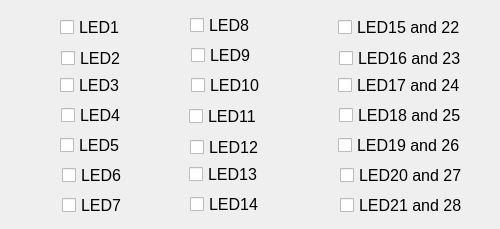
   <widget class="QWidget" name="tab">
    <attribute name="title">
     <string>LED</string>
    </attribute>
    <widget class="caLed" name="caled_5">
     <property name="geometry">
      <rect>
       <x>29</x>
       <y>11</y>
       <width>31</width>
       <height>34</height>
      </rect>
     </property>
     <property name="channel" stdset="0">
      <string notr="true">$(XX):LED_1</string>
     </property>
    </widget>
    <widget class="caLed" name="caled_6">
     <property name="geometry">
      <rect>
       <x>27</x>
       <y>70</y>
       <width>31</width>
       <height>30</height>
      </rect>
     </property>
     <property name="channel" stdset="0">
      <string notr="true">$(XX):LED_3</string>
     </property>
    </widget>
    <widget class="caToggleButton" name="catogglebutton_5">
     <property name="geometry">
      <rect>
       <x>60</x>
       <y>10</y>
       <width>80</width>
       <height>34</height>
      </rect>
     </property>
     <property name="font">
      <font>
       <pointsize>12</pointsize>
      </font>
     </property>
     <property name="text">
      <string>LED1</string>
     </property>
     <property name="channel" stdset="0">
      <string notr="true">$(XX):LED_1</string>
     </property>
     <property name="fontScaleMode" stdset="0">
      <enum>caToggleButton::None</enum>
     </property>
    </widget>
    <widget class="caToggleButton" name="catogglebutton_6">
     <property name="geometry">
      <rect>
       <x>60</x>
       <y>70</y>
       <width>81</width>
       <height>30</height>
      </rect>
     </property>
     <property name="font">
      <font>
       <pointsize>12</pointsize>
      </font>
     </property>
     <property name="text">
      <string>LED3</string>
     </property>
     <property name="channel" stdset="0">
      <string notr="true">$(XX):LED_3</string>
     </property>
     <property name="fontScaleMode" stdset="0">
      <enum>caToggleButton::None</enum>
     </property>
    </widget>
    <widget class="caLed" name="caled_10">
     <property name="geometry">
      <rect>
       <x>28</x>
       <y>40</y>
       <width>31</width>
       <height>30</height>
      </rect>
     </property>
     <property name="channel" stdset="0">
      <string notr="true">$(XX):LED_2</string>
     </property>
    </widget>
    <widget class="caLed" name="caled_11">
     <property name="geometry">
      <rect>
       <x>28</x>
       <y>100</y>
       <width>31</width>
       <height>30</height>
      </rect>
     </property>
     <property name="channel" stdset="0">
      <string notr="true">$(XX):LED_4</string>
     </property>
    </widget>
    <widget class="caToggleButton" name="catogglebutton_10">
     <property name="geometry">
      <rect>
       <x>61</x>
       <y>50</y>
       <width>74</width>
       <height>16</height>
      </rect>
     </property>
     <property name="font">
      <font>
       <pointsize>12</pointsize>
      </font>
     </property>
     <property name="text">
      <string>LED2</string>
     </property>
     <property name="channel" stdset="0">
      <string notr="true">$(XX):LED_2</string>
     </property>
     <property name="fontScaleMode" stdset="0">
      <enum>caToggleButton::None</enum>
     </property>
    </widget>
    <widget class="caToggleButton" name="catogglebutton_11">
     <property name="geometry">
      <rect>
       <x>61</x>
       <y>100</y>
       <width>81</width>
       <height>30</height>
      </rect>
     </property>
     <property name="font">
      <font>
       <pointsize>12</pointsize>
      </font>
     </property>
     <property name="text">
      <string>LED4</string>
     </property>
     <property name="channel" stdset="0">
      <string notr="true">$(XX):LED_4</string>
     </property>
     <property name="fontScaleMode" stdset="0">
      <enum>caToggleButton::None</enum>
     </property>
    </widget>
    <widget class="caToggleButton" name="catogglebutton_21">
     <property name="geometry">
      <rect>
       <x>190</x>
       <y>10</y>
       <width>81</width>
       <height>30</height>
      </rect>
     </property>
     <property name="font">
      <font>
       <pointsize>12</pointsize>
      </font>
     </property>
     <property name="text">
      <string>LED8</string>
     </property>
     <property name="channel" stdset="0">
      <string notr="true">$(XX):LED_8</string>
     </property>
     <property name="fontScaleMode" stdset="0">
      <enum>caToggleButton::None</enum>
     </property>
    </widget>
    <widget class="caLed" name="caled_17">
     <property name="geometry">
      <rect>
       <x>29</x>
       <y>190</y>
       <width>31</width>
       <height>30</height>
      </rect>
     </property>
     <property name="channel" stdset="0">
      <string notr="true">$(XX):LED_7</string>
     </property>
    </widget>
    <widget class="caToggleButton" name="catogglebutton_22">
     <property name="geometry">
      <rect>
       <x>62</x>
       <y>160</y>
       <width>81</width>
       <height>30</height>
      </rect>
     </property>
     <property name="font">
      <font>
       <pointsize>12</pointsize>
      </font>
     </property>
     <property name="text">
      <string>LED6</string>
     </property>
     <property name="channel" stdset="0">
      <string notr="true">$(XX):LED_6</string>
     </property>
     <property name="fontScaleMode" stdset="0">
      <enum>caToggleButton::None</enum>
     </property>
    </widget>
    <widget class="caLed" name="caled_18">
     <property name="geometry">
      <rect>
       <x>28</x>
       <y>130</y>
       <width>31</width>
       <height>30</height>
      </rect>
     </property>
     <property name="channel" stdset="0">
      <string notr="true">$(XX):LED_5</string>
     </property>
    </widget>
    <widget class="caToggleButton" name="catogglebutton_23">
     <property name="geometry">
      <rect>
       <x>62</x>
       <y>190</y>
       <width>81</width>
       <height>30</height>
      </rect>
     </property>
     <property name="font">
      <font>
       <pointsize>12</pointsize>
      </font>
     </property>
     <property name="text">
      <string>LED7</string>
     </property>
     <property name="channel" stdset="0">
      <string notr="true">$(XX):LED_7</string>
     </property>
     <property name="fontScaleMode" stdset="0">
      <enum>caToggleButton::None</enum>
     </property>
    </widget>
    <widget class="caLed" name="caled_19">
     <property name="geometry">
      <rect>
       <x>157</x>
       <y>10</y>
       <width>31</width>
       <height>30</height>
      </rect>
     </property>
     <property name="channel" stdset="0">
      <string notr="true">$(XX):LED_8</string>
     </property>
    </widget>
    <widget class="caLed" name="caled_20">
     <property name="geometry">
      <rect>
       <x>29</x>
       <y>160</y>
       <width>31</width>
       <height>30</height>
      </rect>
     </property>
     <property name="channel" stdset="0">
      <string notr="true">$(XX):LED_6</string>
     </property>
    </widget>
    <widget class="caToggleButton" name="catogglebutton_24">
     <property name="geometry">
      <rect>
       <x>60</x>
       <y>130</y>
       <width>81</width>
       <height>30</height>
      </rect>
     </property>
     <property name="font">
      <font>
       <pointsize>12</pointsize>
      </font>
     </property>
     <property name="text">
      <string>LED5</string>
     </property>
     <property name="channel" stdset="0">
      <string notr="true">$(XX):LED_5</string>
     </property>
     <property name="fontScaleMode" stdset="0">
      <enum>caToggleButton::None</enum>
     </property>
    </widget>
    <widget class="caLed" name="caled_21">
     <property name="geometry">
      <rect>
       <x>158</x>
       <y>70</y>
       <width>31</width>
       <height>30</height>
      </rect>
     </property>
     <property name="channel" stdset="0">
      <string notr="true">$(XX):LED_10</string>
     </property>
    </widget>
    <widget class="caLed" name="caled_22">
     <property name="geometry">
      <rect>
       <x>158</x>
       <y>40</y>
       <width>31</width>
       <height>30</height>
      </rect>
     </property>
     <property name="channel" stdset="0">
      <string notr="true">$(XX):LED_9</string>
     </property>
    </widget>
    <widget class="caToggleButton" name="catogglebutton_25">
     <property name="geometry">
      <rect>
       <x>191</x>
       <y>70</y>
       <width>81</width>
       <height>30</height>
      </rect>
     </property>
     <property name="font">
      <font>
       <pointsize>12</pointsize>
      </font>
     </property>
     <property name="text">
      <string>LED10</string>
     </property>
     <property name="channel" stdset="0">
      <string notr="true">$(XX):LED_10</string>
     </property>
     <property name="fontScaleMode" stdset="0">
      <enum>caToggleButton::None</enum>
     </property>
    </widget>
    <widget class="caToggleButton" name="catogglebutton_26">
     <property name="geometry">
      <rect>
       <x>191</x>
       <y>40</y>
       <width>81</width>
       <height>30</height>
      </rect>
     </property>
     <property name="font">
      <font>
       <pointsize>12</pointsize>
      </font>
     </property>
     <property name="text">
      <string>LED9</string>
     </property>
     <property name="channel" stdset="0">
      <string notr="true">$(XX):LED_9</string>
     </property>
     <property name="fontScaleMode" stdset="0">
      <enum>caToggleButton::None</enum>
     </property>
    </widget>
    <widget class="caLed" name="caled_23">
     <property name="geometry">
      <rect>
       <x>158</x>
       <y>100</y>
       <width>31</width>
       <height>34</height>
      </rect>
     </property>
     <property name="channel" stdset="0">
      <string notr="true">$(XX):LED_11</string>
     </property>
    </widget>
    <widget class="caLed" name="caled_27">
     <property name="geometry">
      <rect>
       <x>157</x>
       <y>189</y>
       <width>31</width>
       <height>30</height>
      </rect>
     </property>
     <property name="channel" stdset="0">
      <string notr="true">$(XX):LED_14</string>
     </property>
    </widget>
    <widget class="caToggleButton" name="catogglebutton_30">
     <property name="geometry">
      <rect>
       <x>190</x>
       <y>189</y>
       <width>81</width>
       <height>30</height>
      </rect>
     </property>
     <property name="font">
      <font>
       <pointsize>12</pointsize>
      </font>
     </property>
     <property name="text">
      <string>LED14</string>
     </property>
     <property name="channel" stdset="0">
      <string notr="true">$(XX):LED_14</string>
     </property>
     <property name="fontScaleMode" stdset="0">
      <enum>caToggleButton::None</enum>
     </property>
    </widget>
    <widget class="caToggleButton" name="catogglebutton_31">
     <property name="geometry">
      <rect>
       <x>189</x>
       <y>159</y>
       <width>81</width>
       <height>30</height>
      </rect>
     </property>
     <property name="font">
      <font>
       <pointsize>12</pointsize>
      </font>
     </property>
     <property name="text">
      <string>LED13</string>
     </property>
     <property name="channel" stdset="0">
      <string notr="true">$(XX):LED_13</string>
     </property>
     <property name="fontScaleMode" stdset="0">
      <enum>caToggleButton::None</enum>
     </property>
    </widget>
    <widget class="caLed" name="caled_29">
     <property name="geometry">
      <rect>
       <x>157</x>
       <y>129</y>
       <width>31</width>
       <height>30</height>
      </rect>
     </property>
     <property name="channel" stdset="0">
      <string notr="true">$(XX):LED_12</string>
     </property>
    </widget>
    <widget class="caToggleButton" name="catogglebutton_33">
     <property name="geometry">
      <rect>
       <x>190</x>
       <y>139</y>
       <width>74</width>
       <height>16</height>
      </rect>
     </property>
     <property name="font">
      <font>
       <pointsize>12</pointsize>
      </font>
     </property>
     <property name="text">
      <string>LED12</string>
     </property>
     <property name="channel" stdset="0">
      <string notr="true">$(XX):LED_12</string>
     </property>
     <property name="fontScaleMode" stdset="0">
      <enum>caToggleButton::None</enum>
     </property>
    </widget>
    <widget class="caLed" name="caled_31">
     <property name="geometry">
      <rect>
       <x>156</x>
       <y>159</y>
       <width>31</width>
       <height>30</height>
      </rect>
     </property>
     <property name="channel" stdset="0">
      <string notr="true">$(XX):LED_13</string>
     </property>
    </widget>
    <widget class="caToggleButton" name="catogglebutton_36">
     <property name="geometry">
      <rect>
       <x>189</x>
       <y>99</y>
       <width>80</width>
       <height>34</height>
      </rect>
     </property>
     <property name="font">
      <font>
       <pointsize>12</pointsize>
      </font>
     </property>
     <property name="text">
      <string>LED11</string>
     </property>
     <property name="channel" stdset="0">
      <string notr="true">$(XX):LED_11</string>
     </property>
     <property name="fontScaleMode" stdset="0">
      <enum>caToggleButton::None</enum>
     </property>
    </widget>
    <widget class="caToggleButton" name="catogglebutton_27">
     <property name="geometry">
      <rect>
       <x>340</x>
       <y>190</y>
       <width>151</width>
       <height>30</height>
      </rect>
     </property>
     <property name="font">
      <font>
       <pointsize>12</pointsize>
      </font>
     </property>
     <property name="text">
      <string>LED21 and 28</string>
     </property>
     <property name="channel" stdset="0">
      <string notr="true">$(XX):LED_21</string>
     </property>
     <property name="fontScaleMode" stdset="0">
      <enum>caToggleButton::None</enum>
     </property>
    </widget>
    <widget class="caToggleButton" name="catogglebutton_16">
     <property name="geometry">
      <rect>
       <x>339</x>
       <y>100</y>
       <width>151</width>
       <height>30</height>
      </rect>
     </property>
     <property name="font">
      <font>
       <pointsize>12</pointsize>
      </font>
     </property>
     <property name="text">
      <string>LED18 and 25</string>
     </property>
     <property name="channel" stdset="0">
      <string notr="true">$(XX):LED_18</string>
     </property>
     <property name="fontScaleMode" stdset="0">
      <enum>caToggleButton::None</enum>
     </property>
    </widget>
    <widget class="caToggleButton" name="catogglebutton_28">
     <property name="geometry">
      <rect>
       <x>338</x>
       <y>130</y>
       <width>141</width>
       <height>30</height>
      </rect>
     </property>
     <property name="font">
      <font>
       <pointsize>12</pointsize>
      </font>
     </property>
     <property name="text">
      <string>LED19 and 26</string>
     </property>
     <property name="channel" stdset="0">
      <string notr="true">$(XX):LED_19</string>
     </property>
     <property name="fontScaleMode" stdset="0">
      <enum>caToggleButton::None</enum>
     </property>
    </widget>
    <widget class="caLed" name="caled_48">
     <property name="geometry">
      <rect>
       <x>305</x>
       <y>70</y>
       <width>31</width>
       <height>30</height>
      </rect>
     </property>
     <property name="channel" stdset="0">
      <string notr="true">$(XX):LED_17</string>
     </property>
    </widget>
    <widget class="caLed" name="caled_49">
     <property name="geometry">
      <rect>
       <x>307</x>
       <y>11</y>
       <width>31</width>
       <height>34</height>
      </rect>
     </property>
     <property name="channel" stdset="0">
      <string notr="true">$(XX):LED_15</string>
     </property>
    </widget>
    <widget class="caLed" name="caled_50">
     <property name="geometry">
      <rect>
       <x>307</x>
       <y>190</y>
       <width>31</width>
       <height>30</height>
      </rect>
     </property>
     <property name="channel" stdset="0">
      <string notr="true">$(XX):LED_21</string>
     </property>
    </widget>
    <widget class="caToggleButton" name="catogglebutton_8">
     <property name="geometry">
      <rect>
       <x>338</x>
       <y>70</y>
       <width>151</width>
       <height>30</height>
      </rect>
     </property>
     <property name="font">
      <font>
       <pointsize>12</pointsize>
      </font>
     </property>
     <property name="text">
      <string>LED17 and 24</string>
     </property>
     <property name="channel" stdset="0">
      <string notr="true">$(XX):LED_17</string>
     </property>
     <property name="fontScaleMode" stdset="0">
      <enum>caToggleButton::None</enum>
     </property>
    </widget>
    <widget class="caToggleButton" name="catogglebutton_29">
     <property name="geometry">
      <rect>
       <x>340</x>
       <y>160</y>
       <width>151</width>
       <height>30</height>
      </rect>
     </property>
     <property name="font">
      <font>
       <pointsize>12</pointsize>
      </font>
     </property>
     <property name="text">
      <string>LED20 and 27</string>
     </property>
     <property name="channel" stdset="0">
      <string notr="true">$(XX):LED_20</string>
     </property>
     <property name="fontScaleMode" stdset="0">
      <enum>caToggleButton::None</enum>
     </property>
    </widget>
    <widget class="caToggleButton" name="catogglebutton_17">
     <property name="geometry">
      <rect>
       <x>339</x>
       <y>50</y>
       <width>151</width>
       <height>16</height>
      </rect>
     </property>
     <property name="font">
      <font>
       <pointsize>12</pointsize>
      </font>
     </property>
     <property name="text">
      <string>LED16 and 23</string>
     </property>
     <property name="channel" stdset="0">
      <string notr="true">$(XX):LED_16</string>
     </property>
     <property name="fontScaleMode" stdset="0">
      <enum>caToggleButton::None</enum>
     </property>
    </widget>
    <widget class="caLed" name="caled_51">
     <property name="geometry">
      <rect>
       <x>306</x>
       <y>130</y>
       <width>31</width>
       <height>30</height>
      </rect>
     </property>
     <property name="channel" stdset="0">
      <string notr="true">$(XX):LED_19</string>
     </property>
    </widget>
    <widget class="caLed" name="caled_52">
     <property name="geometry">
      <rect>
       <x>306</x>
       <y>40</y>
       <width>31</width>
       <height>30</height>
      </rect>
     </property>
     <property name="channel" stdset="0">
      <string notr="true">$(XX):LED_16</string>
     </property>
    </widget>
    <widget class="caLed" name="caled_53">
     <property name="geometry">
      <rect>
       <x>306</x>
       <y>100</y>
       <width>31</width>
       <height>30</height>
      </rect>
     </property>
     <property name="channel" stdset="0">
      <string notr="true">$(XX):LED_18</string>
     </property>
    </widget>
    <widget class="caToggleButton" name="catogglebutton_18">
     <property name="geometry">
      <rect>
       <x>338</x>
       <y>10</y>
       <width>151</width>
       <height>34</height>
      </rect>
     </property>
     <property name="font">
      <font>
       <pointsize>12</pointsize>
      </font>
     </property>
     <property name="text">
      <string>LED15 and 22</string>
     </property>
     <property name="channel" stdset="0">
      <string notr="true">$(XX):LED_15</string>
     </property>
     <property name="fontScaleMode" stdset="0">
      <enum>caToggleButton::None</enum>
     </property>
    </widget>
    <widget class="caLed" name="caled_54">
     <property name="geometry">
      <rect>
       <x>307</x>
       <y>160</y>
       <width>31</width>
       <height>30</height>
      </rect>
     </property>
     <property name="channel" stdset="0">
      <string notr="true">$(XX):LED_20</string>
     </property>
    </widget>
   </widget>
